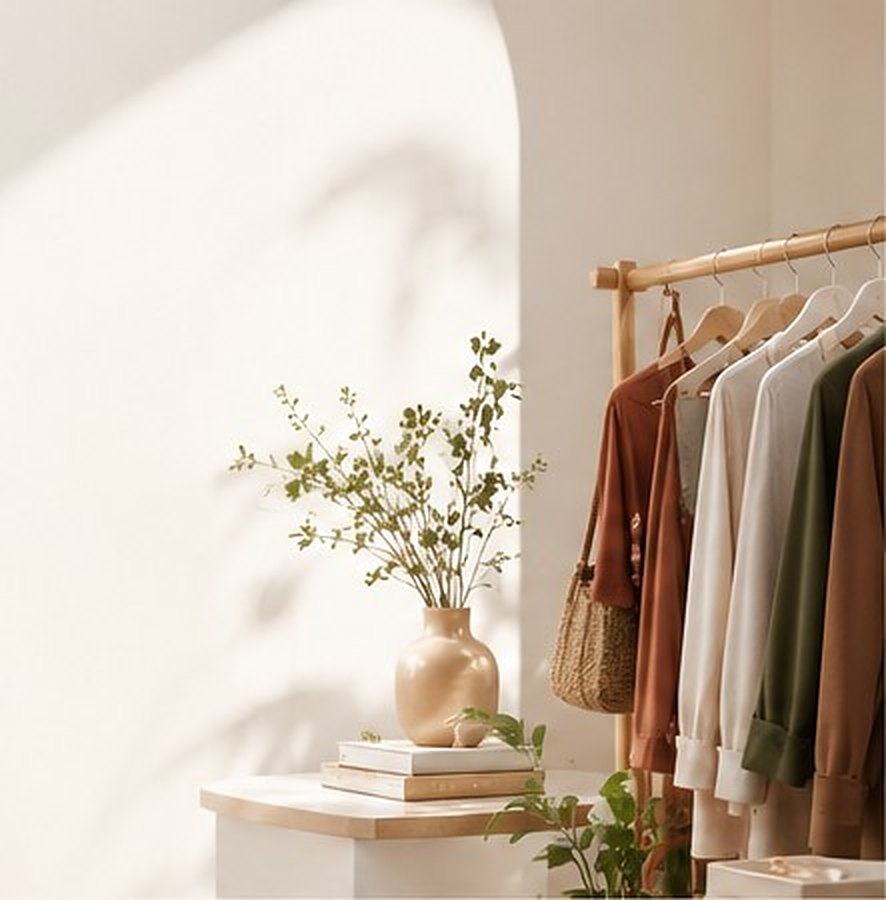
#> input picture frontend/src/assets/home-hero.jpg, 886 x 900 px
$ python -i image_pipeline.py   (imports and definitions only)   (older library calls are emulated)
#> lines starting #> are read from the running program, lines starting #| are printed output that depends on the picture
"""
CLOTHING PHOTO -> CLEAN WARDROBE IMAGE

Real users photograph clothes on the floor, on a bed, on a hanger, in
poor light. Before an item is classified or stored, this module turns
that photo into what the rest of the app expects: the garment alone,
on a clean white background.

    UPLOAD -> validate -> segment the garment -> white background
           -> tight crop with margin -> (classifier, colour, storage)

Segmentation engines, best first:

  1. rembg (open-source U^2-Net / IS-Net models, runs locally, free).
     Used automatically when installed:  pip install "rembg[cpu]"
     The first run downloads the model (~170 MB) once.
  2. OpenCV GrabCut, always available (opencv is already a project
     dependency). Seeded from the photo's border - in a clothing photo
     the garment is the subject and the border is backdrop - then
     cleaned up (largest object kept, holes filled, edges feathered).

If segmentation clearly fails (it keeps almost nothing, or almost the
whole frame), the photo is NOT mangled: the original is kept, framed
on white, and `background_removed` is False so this is visible.

Everything returned is honest about what happened; nothing here
invents pixels.
"""
import io
import os

import numpy as np
from PIL import Image, ImageOps

MAX_SIDE = 1024          # processed image size cap
WORK_SIDE = 640          # segmentation working size (speed)
MIN_SIDE = 120           # smaller than this is not a usable photo
MIN_FOREGROUND = 0.03    # garment must cover at least 3% ...
MAX_FOREGROUND = 0.97    # ... and not the entire frame
OUTPUT_ASPECT = 3 / 4    # wardrobe cards are 3:4
MARGIN = 0.06            # white margin around the garment


class ImageRejected(ValueError):
    """The photo cannot be used at all (message is user-facing)."""


# ------------------------------------------------------------
# 1. Validation
# ------------------------------------------------------------

# [55 lines left out: functions load_and_validate, _sharpness, _rembg_mask, not called in this run]


def _grabcut_mask(img, suppress_backdrop=True):
    """Soft mask 0..1 using OpenCV GrabCut seeded from the border."""
    import cv2

    rgb = np.asarray(img)
    h, w = rgb.shape[:2]
    scale = WORK_SIDE / max(h, w) if max(h, w) > WORK_SIDE else 1.0
    small = cv2.resize(rgb, (int(w * scale), int(h * scale))) if scale != 1.0 else rgb
    sh, sw = small.shape[:2]
    bgr = cv2.cvtColor(small, cv2.COLOR_RGB2BGR)

    mask = np.full((sh, sw), cv2.GC_PR_FGD, np.uint8)
    border = max(3, int(min(sh, sw) * 0.03))
    mask[:border, :] = cv2.GC_BGD
    mask[-border:, :] = cv2.GC_BGD
    mask[:, :border] = cv2.GC_BGD
    mask[:, -border:] = cv2.GC_BGD

    # Pixels that look just like the border are probably backdrop too:
    # this is what lets GrabCut cope with a floor or bedsheet that fills
    # most of the frame around the garment.
    lab = cv2.cvtColor(bgr, cv2.COLOR_BGR2LAB).astype(np.float32)
    ring = np.concatenate([lab[:border].reshape(-1, 3), lab[-border:].reshape(-1, 3),
                           lab[:, :border].reshape(-1, 3), lab[:, -border:].reshape(-1, 3)])
    if suppress_backdrop:
        backdrop = _dominant_colours(ring, k=3)
        dist = np.min(np.stack([np.linalg.norm(lab - c, axis=2) for c in backdrop]), axis=0)
        mask[(dist < 12) & (mask == cv2.GC_PR_FGD)] = cv2.GC_PR_BGD

    bgd, fgd = np.zeros((1, 65), np.float64), np.zeros((1, 65), np.float64)
    try:
        cv2.grabCut(bgr, mask, None, bgd, fgd, 6, cv2.GC_INIT_WITH_MASK)
    except cv2.error:
        return None
    fg = np.where((mask == cv2.GC_FGD) | (mask == cv2.GC_PR_FGD), 1, 0).astype(np.uint8)
    fg = _clean_mask(fg)
    if scale != 1.0:
        fg = cv2.resize(fg, (w, h), interpolation=cv2.INTER_NEAREST)
    soft = cv2.GaussianBlur(fg.astype(np.float32), (0, 0), sigmaX=max(1.0, min(h, w) / 400))
    return np.clip(soft, 0, 1)


def _dominant_colours(pixels, k=3):
    import cv2
    pixels = pixels[np.random.default_rng(0).choice(len(pixels), min(len(pixels), 4000), replace=False)]
    k = min(k, len(pixels))
    criteria = (cv2.TERM_CRITERIA_EPS + cv2.TERM_CRITERIA_MAX_ITER, 20, 1.0)
    _, labels, centers = cv2.kmeans(pixels.astype(np.float32), k, None, criteria, 3, cv2.KMEANS_PP_CENTERS)
    counts = np.bincount(labels.flatten(), minlength=k)
    return [centers[i] for i in range(k) if counts[i] > 0.1 * len(pixels)] or [centers[int(np.argmax(counts))]]


def _clean_mask(fg):
    """Remove specks, keep the garment (largest object + big pieces), fill holes."""
    import cv2
    kernel = cv2.getStructuringElement(cv2.MORPH_ELLIPSE, (5, 5))
    fg = cv2.morphologyEx(fg, cv2.MORPH_OPEN, kernel)
    fg = cv2.morphologyEx(fg, cv2.MORPH_CLOSE, kernel, iterations=2)
    count, labels, stats, _ = cv2.connectedComponentsWithStats(fg, 8)
    if count <= 1:
        return fg
    areas = stats[1:, cv2.CC_STAT_AREA]
    biggest = areas.max()
    keep = np.zeros_like(fg)
    for index, area in enumerate(areas, start=1):
        if area >= 0.15 * biggest:
            keep[labels == index] = 1
    # fill interior holes (e.g. a pattern GrabCut mistook for floor)
    contours, _ = cv2.findContours(keep, cv2.RETR_EXTERNAL, cv2.CHAIN_APPROX_SIMPLE)
    filled = np.zeros_like(keep)
    cv2.drawContours(filled, contours, -1, 1, thickness=cv2.FILLED)
    return filled


# [47 lines left out: functions _is_compact_object, _edge_alignment, not called in this run]


MIN_EDGE_ALIGNMENT = 1.0   # below this the outline is not on any edge
MIN_BBOX_FILL = 0.35       # a garment is a solid shape, not a scatter


# [267 lines left out: functions _runs_off_the_frame, _bbox_fill, mask_is_plausible, segment, _frame_on_white, process_clothing_photo and 1 more, not called in this run]

>>> import cv2
>>> picture = cv2.cvtColor(cv2.imread('../frontend/src/assets/home-hero.jpg'), cv2.COLOR_BGR2RGB)
>>> result = _grabcut_mask(picture)
#> in _grabcut_mask, `lab = cv2.cvtColor(bgr, cv2.COLOR_BGR2LAB).astype(np.float32)`:
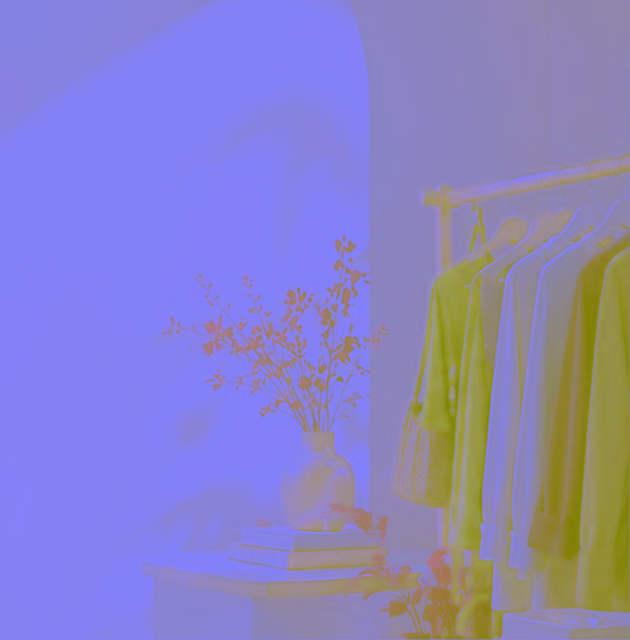
#> lab: shape (640, 630, 3) float32; mean B, G, R 194.9, 131.3, 138.3
#> in _dominant_colours, `k = min(k, len(pixels))`: k = 3
#> in _dominant_colours, `_, labels, centers = cv2.kmeans(pixels.astype(np.float32), k, None, cr..`: labels = 4000 values, max 2 at index 1, min 0 at index 0, mean 0.827; centers = [[236.1, 129.4, 132.7], [52.84, 137.9, 144.7], [176.3, 132.2, 141.8]]
#> in _dominant_colours, `counts = np.bincount(labels.flatten(), minlength=k)`: counts = [1972, 750, 1278]
#> in _grabcut_mask, `backdrop = _dominant_colours(ring, k=3)`: backdrop has the same summary as centers in _dominant_colours
#> in _grabcut_mask, `dist = np.min(np.stack([np.linalg.norm(lab - c, axis=2) for c in backd..`:
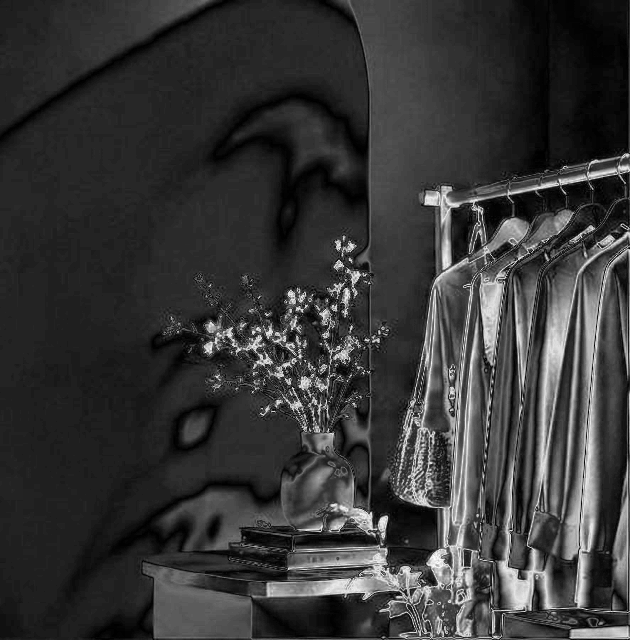
#> dist: shape (640, 630) float32; min 0.44, max 69.69, mean 15.4; drawn with min black and max white
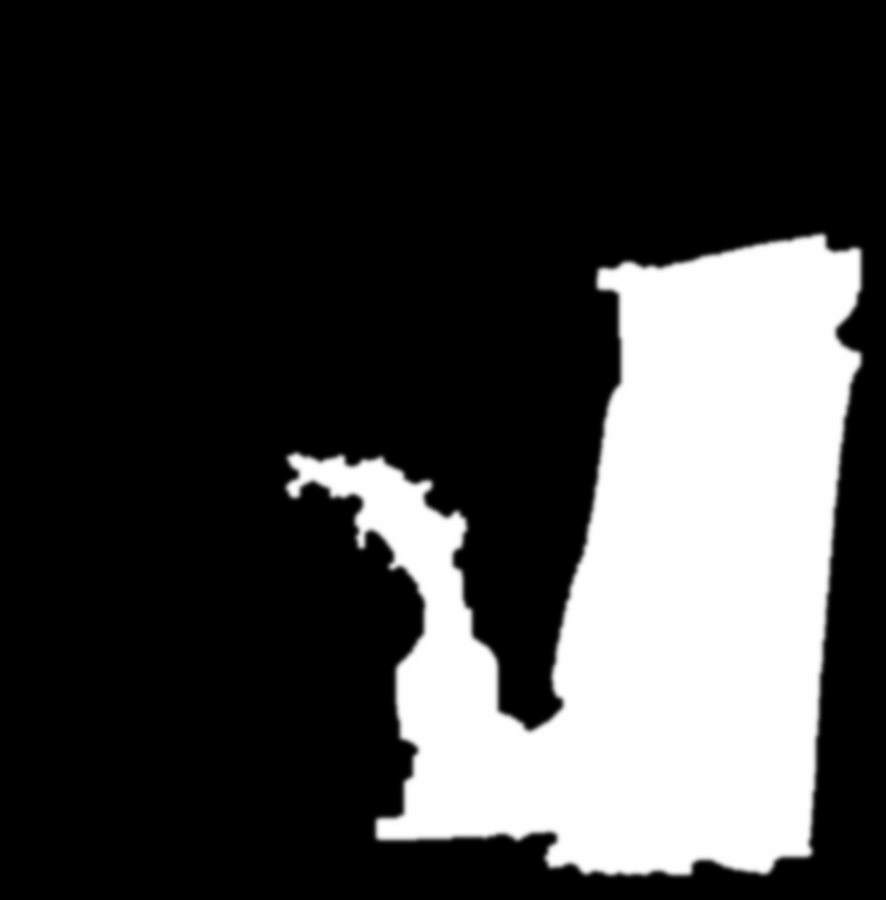
#> result: shape (900, 886) float32; min 0, max 1, mean 0.242
